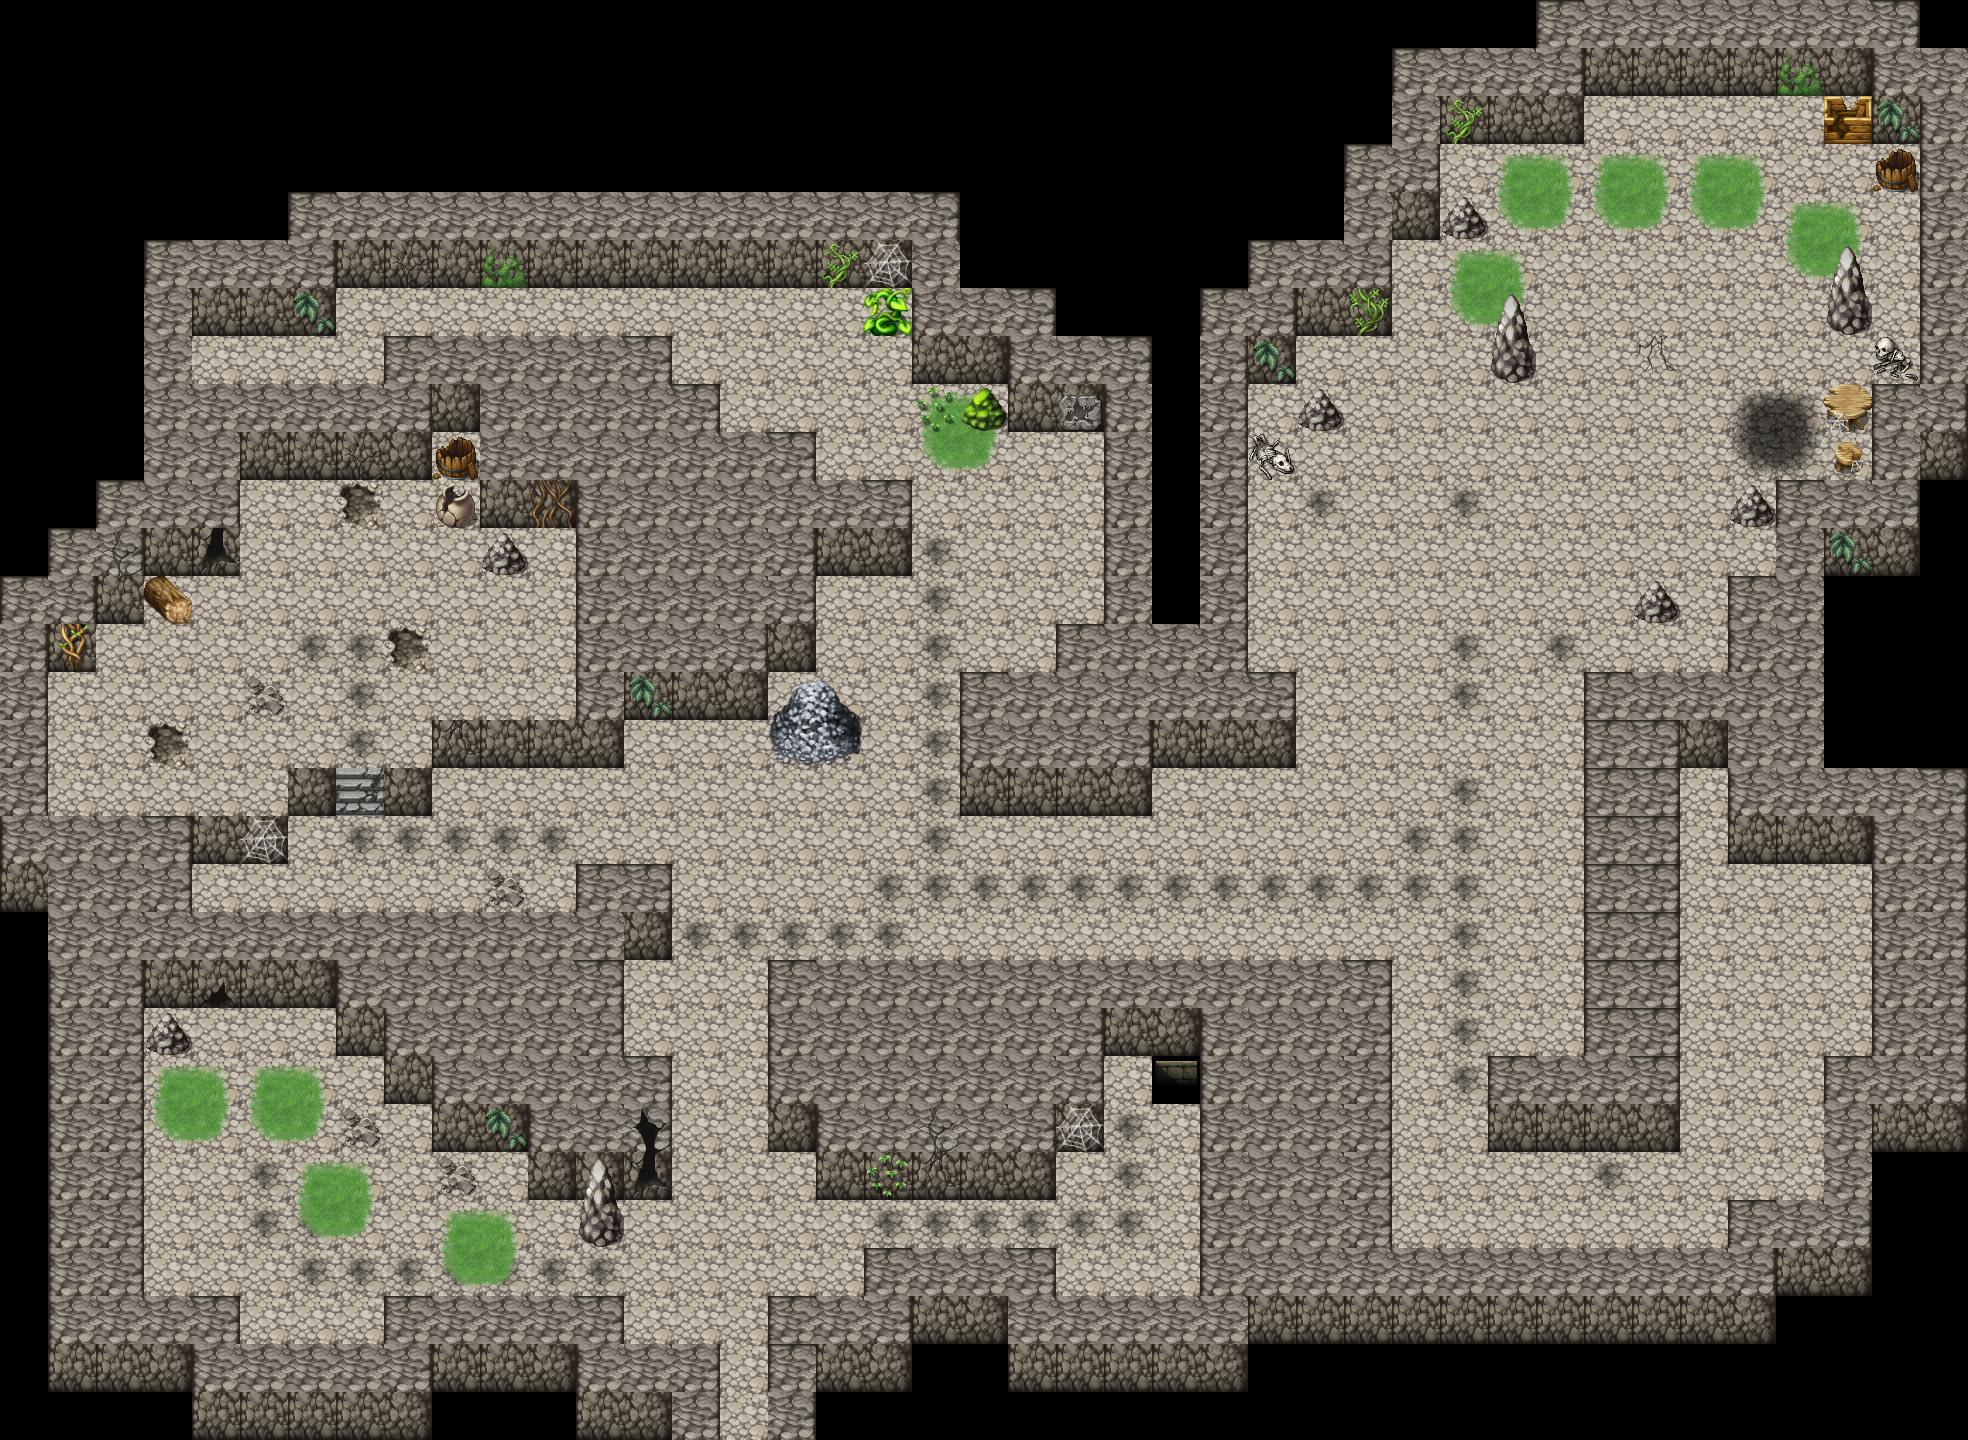

Rendered tile map (Tiled .tmx) drawn with the repository's tilesets; below, a short description and the map source with its tile grids summarised:
An orthogonal 41x30 tile map with 48x48 px tiles, 4 tile layers (bg, bg2, collision layer, 3), 4 tilesets and 2 objects (Map02_Portal01, Map02).

<map version="1.0" tiledversion="1.0.3" orientation="orthogonal" renderorder="right-down" width="41" height="30" tilewidth="48" tileheight="48" nextobjectid="3">
 <properties>
  <property name="name" value="废弃矿洞" />
 </properties>
 <tileset firstgid="1" source="Dungeon_A4.tsx" />
 <tileset firstgid="241" source="Outside_A5.tsx" />
 <tileset firstgid="369" source="Dungeon_B.tsx" />
 <tileset firstgid="625" source="Inside_A2.tsx" />
 <layer name="bg" width="41" height="30">
  <data>[1230 cells, 521 non-empty, 4 distinct tile ids]</data>
 </layer>
 <layer name="bg2" width="41" height="30">
  <data>[1230 cells, 98 non-empty, 10 distinct tile ids]</data>
 </layer>
 <layer name="collision layer" width="41" height="30">
  <data>[1230 cells, 531 non-empty, 30 distinct tile ids]</data>
 </layer>
 <layer name="3" width="41" height="30">
  <data>[1230 cells, 32 non-empty, 16 distinct tile ids]</data>
 </layer>
 <objectgroup name="script layer">
  <object id="1" name="Map02_Portal01" x="717" y="1391" width="48" height="48">
   <properties>
    <property name="priority" type="int" value="1" />
    <property name="script" value="script/Map02.lua" />
    <property name="trigger" value="TouchWithPlayer" />
   </properties>
  </object>
  <object id="2" name="Map02" x="527" y="1391" width="48" height="48">
   <properties>
    <property name="priority" type="int" value="1" />
    <property name="script" value="" />
    <property name="trigger" value="TouchWithPlayer" />
   </properties>
  </object>
 </objectgroup>
</map>
